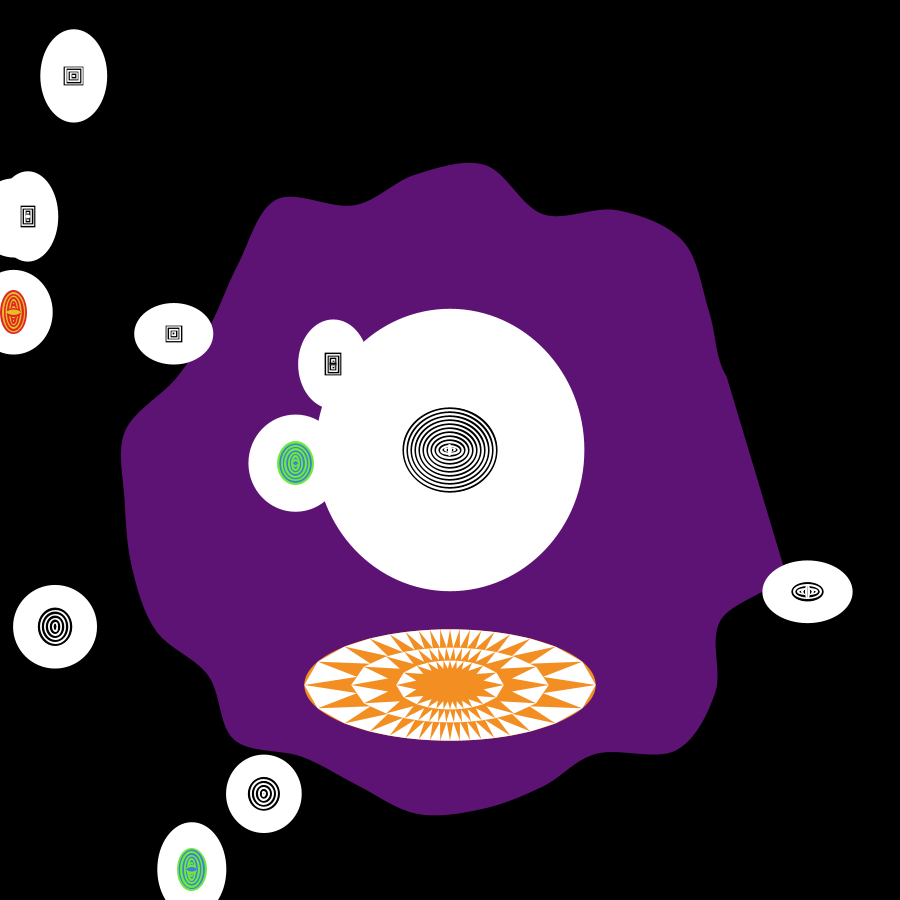
Frame 1 (no input)
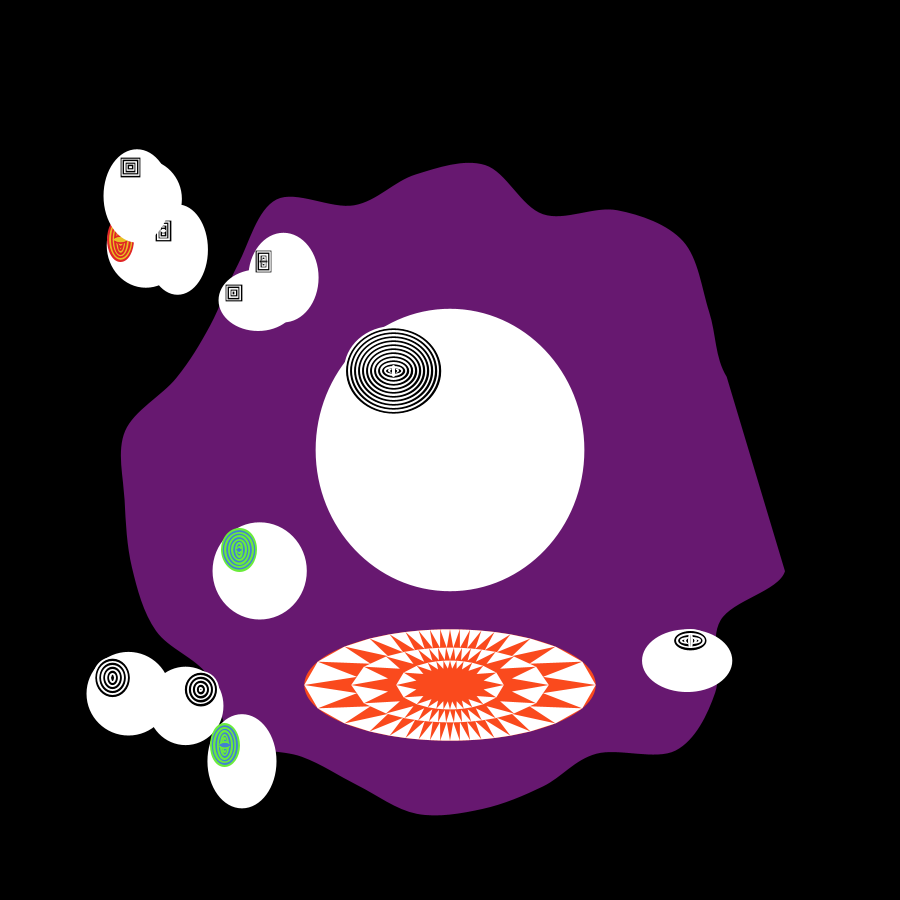
Frame 60 (the mouse pressed at the canvas centre just before this capture)
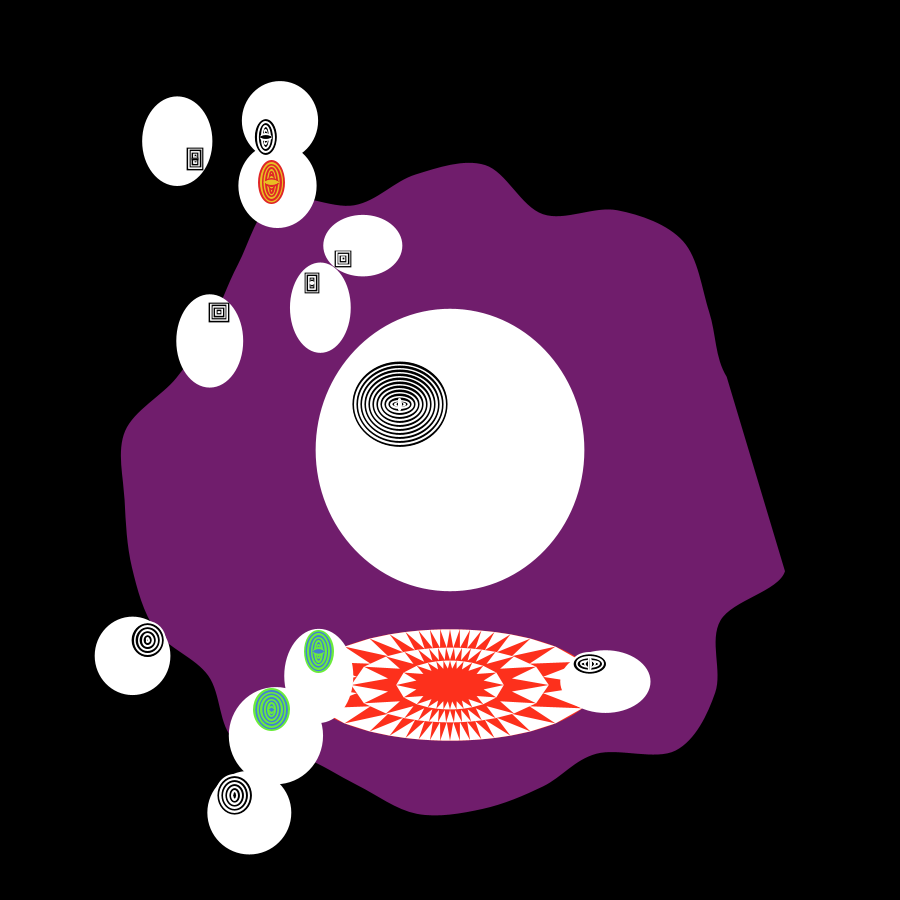
Frame 120 (the mouse held since frame 60 and released just before this capture)

The Processing sketch that drew these frames (run headless with seeded random() and noise(); from frame 60 on, the mouse is pressed at the canvas centre):

// Processing sketch: processing_20151
// ── processing_20151.pde

//Eye of the Beholder - Nicholas Mei
Eye[] eye = new Eye[12]; //let's make an eye class
//Tentacle[][] tentacle = new Tentacle[11][25];//let's make a tentacle class!
Mouth[] mouth = new Mouth[3]; //let's make a mouth class
Body body;//let's make a body class

void setup ()
{
  size (900,900);
  smooth();
  
  mouth[0] = new Mouth(width/2, 685, random (85,120), random(45,60), 24);
  mouth[1] = new Mouth(width/2, 685, random (150,200), random(70,90), 30);
  mouth[2] = new Mouth(width/2, 685, random (240,300), random(105, 125),36);

  for (int i = 0; i < eye.length; i++)
  {
    if (i == 0)
    {
      eye[i] = new Eye(width/2, height/2, random (200,350), random (200, 350));
    }
    else
    {
      eye[i] = new Eye(random(0,width), random(0,height), random(60,100), random(60,100));
      //tentacle[i] = new Tentacle();
    }  
  }
  
  body = new Body(30);
}

void draw()
{
    background(0, 0, 0, 10);
    body.display();
    mouth[2].display();
    mouth[1].display();
    mouth[0].display();
    mouth[0].add_teeth();
    mouth[1].add_teeth();
    mouth[2].add_teeth();
  for (int i = 0; i < eye.length; i++)
  {
    eye[i].display();
    eye[i].update(i);
    eye[i].check_boundary();
  }
}

void mouseClicked()
{

  body = new Body(30);
  for (int i = 0; i < eye.length; i++)
  {
    
    if (i == 0)
    {
      eye[i] = new Eye(width/2, height/2, random (200,350), random (200, 350));
    }
    else
    {
      eye[i] = new Eye(random(0,width), random(0,height), random(60,100), random(60,100));
    }  
  }
  
  mouth[0] = new Mouth(width/2, 685, random (85,120), random(45,60), 24);
  mouth[1] = new Mouth(width/2, 685, random (150,200), random(70,90), 30);
  mouth[2] = new Mouth(width/2, 685, random (240,300), random(105, 125),36);
  mouth[0].add_teeth();
  mouth[1].add_teeth();
  mouth[2].add_teeth();
 
  redraw();
}

class Body
{
  int color_count = 0;
  int curviness;
  float angle;
  float angle_1;
  float[] r = new float[50];
  
  boolean invert = false;
  
  Body (int curves)
  {
    curviness = curves;
    angle = (360/curviness);
    
    for (int i = 0; i < curviness; i++)
    {
        r[i] = random (290,350);
    }  
  }
  

  void display()
  {  
    color shade1 = color(93, 19, 116) ;
    color shade2 = color(255, 99, 46);
    color gradient = lerpColor(shade1, shade2, 0.001*color_count);
    
    noStroke();
    pushMatrix();
    translate(width/2, height/2 + 50);
  
    if(color_count == 1000 || invert == true)
    {
      invert = true;
      fill(gradient);
      color_count--;
    }
    if (color_count == 0)
    {
       invert = false;
    }
    if(invert == false)
    {
      fill(gradient);
      color_count++; 
    }
    //println(gradient);
    //println(shade2);
  
    beginShape(); 
  
    //curveVertex(r[0] , 0);
    //curveVertex(r[0] , 0);
  
    for (int i = 0; i < curviness; i++)
    {
      angle_1 = angle*(i);
      curveVertex(r[i]*cos(radians(angle_1)), r[i]*sin(radians(angle_1)));
    }
  
    //curveVertex(eye[0].eye_size.x, 0);
    //curveVertex(eye[0].eye_size.x, 0);
    endShape();  
    popMatrix();
  }  
  
}

class Mouth
{
  PVector mouth_location;
  PVector mouth_size;
  
  boolean invert = false;
  int color_count = 0;
  int toothiness;
  
  Mouth(float mouth_locx, float mouth_locy, float mouth_sizex, float mouth_sizey, int teeth)
  {
    mouth_location = new PVector (mouth_locx, mouth_locy);
    mouth_size = new PVector (mouth_sizex, mouth_sizey);
    toothiness = teeth;

  }

   void display ()
  {
    color shade1 = color(242, 142, 34); 
    color shade2 = color(255, 26, 26) ;
    color gradient = lerpColor(shade1, shade2, 0.01*color_count);
    
    
    if(color_count == 100 || invert == true)
    {
      invert = true;
      fill(gradient);
      color_count--;
    }
    if (color_count == 0)
    {
       invert = false;
    }
    if(invert == false)
    {
      fill(gradient);
      color_count++; 
    }
    fill(gradient);
    noStroke(); 
    ellipse(mouth_location.x, mouth_location.y, mouth_size.x, mouth_size.y);
  }
  
  void add_teeth()
  {    
    pushMatrix();
    translate(mouth_location.x, mouth_location.y);
   
    for (int i = 0; i < toothiness; i++)
    {    
      float angle_1 = 0 + (360/toothiness)*i;
      float angle_2 = 0 + (360/toothiness)*(i+1);
      float r = ((mouth_size.x/2)*(mouth_size.y/2))/(sqrt( sq((mouth_size.y/2)*cos(radians(angle_1))) + sq((mouth_size.x/2)*sin(radians(angle_1)))));         
      float r2 = ((mouth_size.x/2)*(mouth_size.y/2))/(sqrt( sq((mouth_size.y/2)*cos(radians(angle_2))) + sq((mouth_size.x/2)*sin(radians(angle_2)))));

      float x1,x2,x3,y1,y2,y3;
      
      x1 = r*cos(radians(angle_1));
      x2 = r2*cos(radians(angle_2));
      y1 = r*sin(radians(angle_1));
      y2 = r2*sin(radians(angle_2));
      
      float r3 = (r + r2)/3;
      float angle_3 = (angle_1+angle_2)/2;
      
      x3 = r3*cos(radians(angle_3));
      y3 = r3*sin(radians(angle_3));
      
      fill(#FFFFFF);
      noStroke();
      triangle (x1, y1, x2, y2, x3, y3);           
    }
    popMatrix();  
  }
}

class Eye 
{
  PVector eye_location;
  PVector eye_size;
  PVector eye_velocity;
  PVector eye_acceleration;
  PVector pupil_location;
  PVector pupil_size;
  PVector pupil_velocity;
  PVector pupil_acceleration;
  
  //float pupil_locationx;
  //float pupil_locationy;
  float pupil_topspeed = 3.5;
  float eye_topspeed = 3.3;
  
  float eye_pheno;
  
  Eye(float eye_locx, float eye_locy, float eye_sizex, float eye_sizey)
  {
      eye_location = new PVector (eye_locx, eye_locy);
      eye_size = new PVector (eye_sizex, eye_sizey);
      pupil_location = new PVector (eye_locx, eye_locy);
      pupil_size = new PVector (random(eye_sizex/3.5,eye_sizex/2), random(eye_sizey/3.5,eye_sizey/2));
      pupil_velocity = new PVector (0,0);
      eye_velocity = new PVector (0,0);
      eye_pheno = random (0,4);
  }  
  
  void display ()
  {
     fill (#FFFFFF);
     noStroke();
     //stroke (#000000);
     //strokeWeight (2);
     ellipse(eye_location.x, eye_location.y, eye_size.x, eye_size.y); 
     
     //noStroke();
     fill(0);
     //fill (random(0,255), random(0,255), random (0,255));
    // ellipse(pupil_location.x, pupil_location.y, pupil_size.x, pupil_size.y);
     
     if (eye_pheno <= 1)
     {
       for (int i = 0; i < pupil_size.x || i<pupil_size.y; i++)
       {
         if(i%8 == 0)
         {
           stroke(#FFFFFF);
           strokeWeight(3);
           fill(#FFFFFF);
         }
         else if (i%8 != 0)
         {
           noStroke();
           fill(0);
         }
         ellipse(pupil_location.x,pupil_location.y, pupil_size.x-i,pupil_size.y-i);
       }
     }
     else if (eye_pheno <= 2)
     {
         for (int i = 0; i < pupil_size.x || i<pupil_size.y; i++)
       {
         if(i%7 == 0)
         {
           stroke(#E02626);
           strokeWeight(3);
           fill(#E02626);
         }
         else if (i%7 != 0)
         {
           noStroke();
           fill(#E8BE23);
         }
         ellipse(pupil_location.x,pupil_location.y, pupil_size.x-i,pupil_size.y-i);
       }
     }
     else if (eye_pheno <= 3)
     {
       for (int i = 0; i < pupil_size.x || i<pupil_size.y; i++)
       {
         if(i%7 == 0)
         {
           stroke(#6BEC3B);
           strokeWeight(3);
           fill(#6BEC3B);
         }
         else if (i%7 != 0)
         {
           noStroke();
           fill(#4380D3);
         }
         ellipse(pupil_location.x,pupil_location.y, pupil_size.x-i,pupil_size.y-i);
       }
     }
     else if (eye_pheno <= 4)
     {
       
        for (int i = 0; i < pupil_size.x || i<pupil_size.y; i++)
       {
         if(i%8 == 0)
         {
           stroke(0);
           strokeWeight(1.75);
           fill(0);
         }
         else if (i%8 != 0)
         {
           noStroke();
           fill(#FFFFFF);
         }
         rectMode(CENTER);
         rect(pupil_location.x,pupil_location.y, (pupil_size.x-i)/1.6,(pupil_size.y-i)/1.6);
       }
       
     }
     
  }
  
  void update(int num)
  {
    
    // Our algorithm for calculating acceleration:
    PVector mouse = new PVector(mouseX,mouseY);
    PVector orient = PVector.sub(mouse,pupil_location);  // Find vector pointing towards mouse
    PVector orient2 = PVector.sub(mouse,pupil_location);
  
    orient.normalize();     // Normalize
    orient.mult(0.1);       // Scale 
    pupil_acceleration = orient;  // Set to acceleration

   if (orient2.mag() > 7)  
    { 
      pupil_velocity.add(pupil_acceleration);
      pupil_velocity.limit(pupil_topspeed);
      pupil_location.add(pupil_velocity);
    }
    
    if (orient2.mag() <= 15 )
    {
      pupil_velocity.sub(pupil_acceleration);
      pupil_velocity.limit(0);
      pupil_location.add(pupil_velocity);
    }
  
    
    if (num != 0)
    {
      //Algorithm for moving eyes
      float targetx = 0;
      float targety = 0;
      
      //quadrant 1
      if (eye_location.x > width/2 && eye_location.y < height/2 )
      {
         targetx = random(width/2, width);
         targety = random(0,height/2);
      }
      //quadrant 2
      else if (eye_location.x < width/2 && eye_location.y < height/2 )
      {
          targetx = random(0,width/2);
          targety = random(0,height/2);
      }
      //quadrant 3
      else if (eye_location.x < width/2 && eye_location.y > height/2)
      {
          targetx = random(0,width/2);
          targety = random(height/2, height);
      }
      //quadrant 4
      else if (eye_location.x > width/2 && eye_location.y > height/2)
      { 
          targetx = random(width/2, width);
          targety = random(height/2 , height);
      }
      
      targetx += random(-450,450);
      targety += random(-450,450);
    
      PVector target = new PVector (targetx,targety);
      PVector eye_orient = PVector.sub(target,eye_location);
      eye_orient.normalize();
      eye_orient.mult(0.2);
      eye_acceleration = eye_orient;
      
      eye_velocity.add(eye_acceleration);
      eye_velocity.limit(eye_topspeed);
      eye_location.add(eye_velocity);
    }
  }
  
  void check_boundary()
  {  
        //change coordinate system for an easier time calculating
        pushMatrix();
        translate (eye_location.x, eye_location.y);
        
        float xa, yb;
        float aa, bb;
        float x, y;
        float in;
        boolean inside;
         
        // Ellipse equation: (x/a)^2 + (y/b)^2 = 1
        // In this program: (eye_location.x/(eye_size.x/2))^2 + (eye_location.y/(eye_size.y/2))^2 = 1
        // To solve for x, x = sqrt((1-(y/b)^2)*a^2))
   
        yb = sq((pupil_location.y - eye_location.y)/(eye_size.y/2));
        aa = sq(eye_size.x/2);
        xa = sq((pupil_location.x - eye_location.x)/(eye_size.x/2));
        bb = sq(eye_size.y/2);
        
        //solved for x
        x = sqrt((1-yb)*aa);
        //solved for y
        y = sqrt((1-xa)*bb);
        
        /* functions for diagnostic purposes
        //in = sq(xa) + sq(yb) - 1;
        //inside = (in < 0.002);
        //println(inside);
        //delay(20);
        //println (x);
        //delay(20);
        //println (y);
        */
        popMatrix();
        pupil_location = new PVector (constrain(pupil_location.x, eye_location.x - x + pupil_size.x/1.8, eye_location.x + x - pupil_size.x/1.8), 
                                      constrain(pupil_location.y, eye_location.y - y + pupil_size.y/1.8, eye_location.y + y - pupil_size.y/1.8));      
                                              
        //check that eyes don't move off screen
        if (eye_location.x >= width - eye_size.x/2)
        {
          eye_location.x = width - eye_size.x/2;
        }
        else if (eye_location.x <= 0 + eye_size.x/2)
        {
          eye_location.x = 0 + eye_size.x/2;       
        }
        
        if (eye_location.y >= height - eye_size.y/2)
        {
          eye_location.y = height - eye_size.y/2; 
        } 
        else if (eye_location.y <= 0 + eye_size.y/2)
        {
          eye_location.y = 0 + eye_size.y/2; 
        }
  }
}

/*
class Tentacle
{
  float vx, vy; // The x- and y-axis velocities
  float x, y; // The x- and y-coordinates
  float gravity;
  float mass;
  float radius = 30;
  float stiffness = 0.2;
  float damping = 0.7;
  
  Tentacle(float xpos, float ypos, float m, float g)
  {
     x = xpos;
     y = ypos;
     mass = m;
     gravity = g;
  }
  void update (float targetX, float targetY)
  {
    float forceX = (targetX - x) * stiffness;
    float ax = forceX / mass;
    vx = damping * (vx + ax);
    x += vx;
    float forceY = (targetY - y) * stiffness;
    forceY += gravity;
    float ay = forceY / mass;
    vy = damping * (vy + ay);
    y += vy;
  }
  
  void display() 
  {
    noStroke();
    ellipse(x, y, radius*2, radius*2); 
  }
  
}

*/
